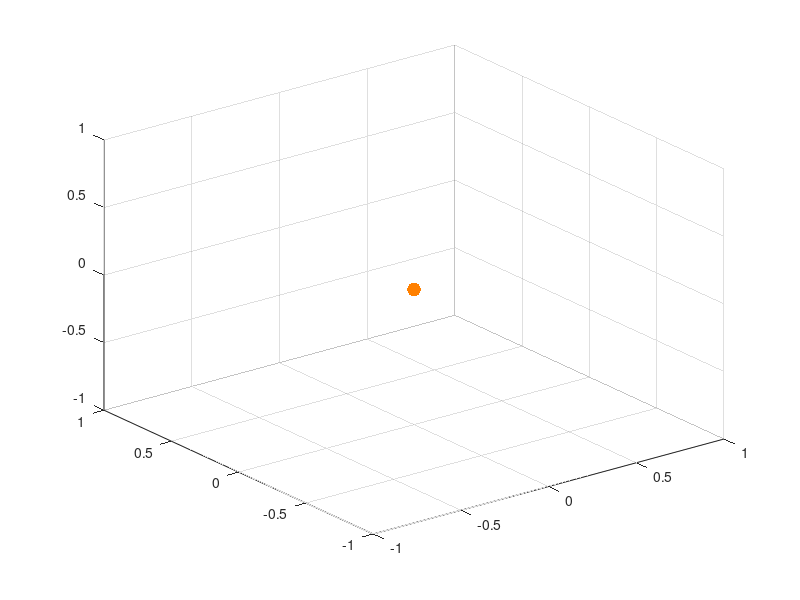

The MATLAB source for this figure: (Note: this script raises an error after producing the figure.)
%% ricerca del min dv
clear
close all
clc

mu = 1.32712440042e20 * 0.001^3; % km^3/s^2
dth = 0.001;

% Terra
O_start.a = 1.4946e8;  % [km]
O_start.e = 0.016;     % [ ]
O_start.i = 9.1920e-5; % [rad]
O_start.OM = 2.7847;   % [rad]
O_start.om = 5.2643;   % [rad]
O_start.mu = mu;       % [km^3/s^2]

% Asteroide 163899 (2003 SD220)
O_end.a = 0.827903 *1.496e8; % [km], era in UA
O_end.e = 0.209487;          % [ ]
O_end.i = 8.55 *pi/180;      % [rad]
O_end.OM = 273.63 *pi/180;   % [rad]
O_end.om = 327.03 *pi/180;   % [rad]
O_end.mu = mu;               % [km^3/s^2]

fun_ob_dv = @(x) O_tfun(O_start, O_end, x(1), x(2), x(3), [0,0]).cost;
theta1_v=linspace(0,pi/8,2);
theta2_v=linspace(0,pi/8,2);
om_v=linspace(0,pi/8,2);
figure;
scatter3 (0,0,0,100,[1, 0.5, 0], 'filled')
hold on
plotOrbit(O_start, 0, 2*pi, dth, 'b');
plotOrbit(O_end, 0, 2*pi, dth, 'r');
for theta1=theta1_v
    for theta2=theta2_v
        for om=om_v
            [O_t] = O_tfun(O_start,O_end,theta1,theta2,om, [0,0]);
            plotOrbit(O_t,O_t.th_t(1),O_t.th_t(2),0.1,'--')
        end
    end
end




%%
% Approccio a tappeto
n = 10; % Dimensioni griglia
a = [3.4, 3.4, 3.4]; % Si possono cambiare ad ogni lancio per infittire dove serve
b = [3.8, 3.8, 3.8]; 
[O_best_tappeto_dv] = tappeto(O_start, O_end, fun_ob_dv, n, a, b);

% ga
x_ga_dv = ga(fun_ob_dv,3,[],[],[],[],a,b);
O_best_ga_dv = O_tfun(O_start, O_end,x_ga_dv(1),x_ga_dv(2),x_ga_dv(3),[0,0]);

% fmincon
x0 = (a-b)./2;
x_fmc_dv = fmincon(fun_ob_dv,x0,[],[],[],[],a,b);
O_best_fmc_dv = O_tfun(O_start, O_end,x_fmc_dv(1),x_fmc_dv(2),x_fmc_dv(3),[0,0]);

fun_ob_dt = @(x) O_tfun(O_start, O_end, x(1), x(2), x(3), [0,0]).tempo;


%%


% Tappeto
n = 20; % Dimensioni griglia
a = [5.9, 3.5, 1.7]; % Si possono cambiare ad ogni lancio per infittire dove serve
b = [6.1, 3.7, 1.8];
[O_best_tappeto_dt] = tappeto(O_start, O_end, fun_ob_dt, n, a, b);

% ga
x_ga_dt = ga(fun_ob_dt, 3, [], [], [], [], a, b);
O_best_ga_dt = O_tfun(O_start, O_end,x_ga_dt(1),x_ga_dt(2),x_ga_dt(3), [0,0]);

% fmincon
x0 = (a-b)./2;
x_fmc_dt = fmincon(fun_ob_dt, x0, [], [], [], [], a, b);
O_best_fmc_dt = O_tfun(O_start, O_end, x_fmc_dt(1), x_fmc_dt(2), x_fmc_dt(3), [0,0]);

O_best_dv = O_best_fmc_dv
O_best_dt = O_best_fmc_dt

% Punti di trasferimento
[rr1_mindeltav, vv1_mindeltav] = par2car (O_best_dv, O_best_dv.th_t(1));
[rr2_mindeltav, vv2_mindeltav] = par2car (O_best_dv, O_best_dv.th_t(2));

[rr1_mindeltat, vv1_mindeltat] = par2car (O_best_dt, O_best_dt.th_t(1));
[rr2_mindeltat, vv2_mindeltat] = par2car (O_best_dt, O_best_dt.th_t(2));

% plots

% orbite a confronto
figure
scatter3 (0,0,0, 100, [1, 0.5, 0], 'filled')
hold on
plotOrbit (O_start, 0, 2*pi, dth, 'b');
plotOrbit (O_end, 0, 2*pi, dth, 'r');
legend ('SOLE', 'Orbita Terrestre', 'Orbita Asteroide')

% min dv
figure_dv = figure;
scatter3 (0,0,0,100,[1, 0.5, 0], 'filled')
hold on
plotOrbit(O_start, 0, 2*pi, dth, 'b--');
plotOrbit(O_end, 0, 2*pi, dth, 'r--');
plotOrbit(O_best_dv, O_best_dv.th_t(1), O_best_dv.th_t(2), dth, 'g');
scatter3 (rr1_mindeltav(1), rr1_mindeltav(2), rr1_mindeltav(3), 50, 'k', 'filled')
scatter3 (rr2_mindeltav(1), rr2_mindeltav(2), rr2_mindeltav(3), 50, 'k', 'filled')
grid on
legend ('SOLE', 'Orbita Terrestre', 'Orbita Asteroide', 'Orbita di Trasferimento')

% min dt
figure_dt = figure;
scatter3 (0,0,0, 100, [1, 0.5, 0], 'filled')
hold on
plotOrbit(O_start, 0, 2*pi, dth, 'b--');
plotOrbit(O_end, 0, 2*pi, dth, 'r--');
plotOrbit(O_best_dt, O_best_dt.th_t(1), O_best_dt.th_t(2), dth, 'g');
scatter3 (rr1_mindeltat(1), rr1_mindeltat(2), rr1_mindeltat(3), 30, 'k', 'filled')
scatter3 (rr2_mindeltat(1), rr2_mindeltat(2), rr2_mindeltat(3), 30, 'k', 'filled')
grid on
legend ('SOLE', 'Orbita Terrestre', 'Orbita Asteroide', 'Orbita di Trasferimento')

